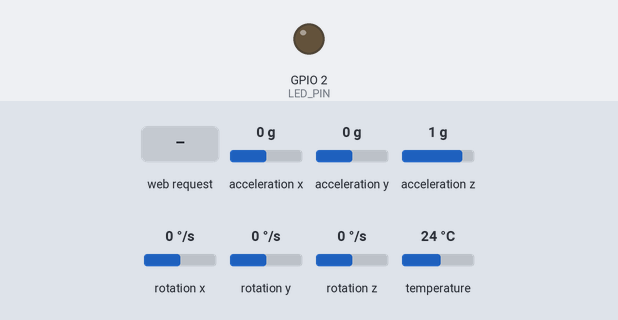
This sketch was run on a simulated ESP32. On the bench: output pins drawn as LEDs (lit = HIGH). The test bench sets the inputs (shaded band); at power-on: acceleration x 0 g, acceleration y 0 g, acceleration z 1 g, rotation x 0 °/s, rotation y 0 °/s, rotation z 0 °/s, temperature 24 °C. WiFi joins after 1.5 s; servers stay silent unless stated; what the sketch prints to the serial monitor is not drawn.

Above: at 2.8 s.
2.9 s: HTTP request GET /arm?state=1 received
At 3.9 s:
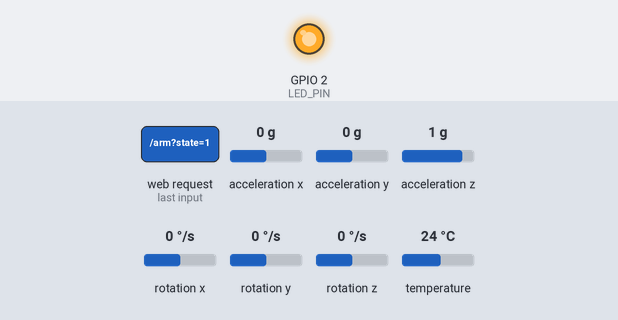
Timing chart, 0 to 5.9 s (numbered marks = the images above; inputs shaded):
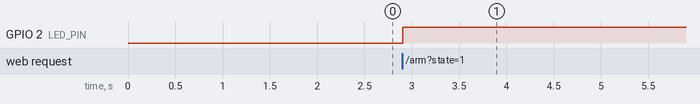

Measured:
- after the input at 2.9 s, GPIO 2 (LED_PIN): LOW → HIGH at once

The sketch:

Motion_Detection_Alpha_3.ino
```cpp
/*  Tap-Guard v7 – sleek beer-glass UI
 *  SSID/PASS → DevilDogVIP / yvetteway
 *  Slider 1-10 (10 = most sensitive).  LED + web alert when armed & motion.
 */
#include <WiFi.h>
#include <WebServer.h>
#include <Adafruit_MPU6050.h>
#include <Adafruit_Sensor.h>
#include <Wire.h>
#include <time.h>

#define LED_PIN 2
const int THR_MIN = 1;   // most sensitive
const int THR_MAX = 180; // least sensitive
int  level = 10;         // 1-10 GUI value
bool armed = false;
bool alertOn = false;
uint32_t lastMove = 0;

Adafruit_MPU6050 mpu;
WebServer server(80);

int thrVal() {                      // map 1-10 → MPU threshold
  return THR_MAX - (level-1) * ((THR_MAX-THR_MIN)/9.0f);
}

/* ===== HTML UI ===== */
const char html[] PROGMEM = R"HTML(
<!doctype html><html><head><meta charset=utf-8>
<meta name=viewport content=width=device-width,initial-scale=1>
<title>Tap-Guard</title>
<style>
html,body{margin:0;height:100%;font:italic 28px Helvetica,Arial,sans-serif;background:#121212;color:#fafafa;display:flex;flex-direction:column;align-items:center;justify-content:flex-start}
h1{margin-top:24px;letter-spacing:1px;opacity:.15;font-size:48px;position:absolute;top:20px;z-index:-1;width:100%;text-align:center}
#glass{margin-top:80px}
svg{filter:drop-shadow(0 4px 6px rgba(0,0,0,.4))}
#alert{margin:18px 0;font-size:34px;font-weight:bold;transition:.2s}
.btn{padding:14px 28px;border:none;border-radius:12px;font:600 20px Helvetica,Arial;background:#00b894;color:#fff;cursor:pointer;box-shadow:0 4px 8px #0004}
.btn.red{background:#ff3b30}
.range{width:260px;margin:16px}
small{font-size:16px;opacity:.7}
#battery{width:120px;height:48px;border:4px solid #fafafa;border-radius:6px;position:relative;margin-top:12px}
#battery:after{content:'';position:absolute;right:-14px;top:12px;width:10px;height:24px;background:#fafafa;border-radius:2px}
#level{background:#00b894;height:100%;border-radius:3px}
</style></head><body>
<h1>Tap-Guard</h1>

<svg id="glass" width="160" height="220" viewBox="0 0 100 140">
  <path d="M20 5 L80 5 L70 135 L30 135 Z" fill="#302d2d" stroke="#c9c5c5" stroke-width="4"/>
  <clipPath id="beerClip"><path d="M20 5 L80 5 L70 135 L30 135 Z"/></clipPath>
  <rect id="beer" x="22" y="30" width="56" height="100" fill="#f9c440" clip-path="url(#beerClip)"/>
  <circle id="pill" cx="50" cy="-10" r="7" fill="#fff" stroke="#d90429" stroke-width="3"/>
  <animate xlink:href="#pill" attributeName="cy" from="-10" to="30" dur="0.8s" begin="alert.begin" fill="freeze"/>
</svg>

<div id="alert" class="">—</div>

<button id="arm" class="btn">ARM</button>
<input id="sens" class="range" type="range" min="1" max="10" value="10">
<small>Sensitivity</small>

<div id="battery"><div id="level" style="width:85%"></div></div>
<small>Battery</small>

<script>
let armed=false,alerting=false;
const alertTxt=document.getElementById('alert'),armBtn=document.getElementById('arm');
const beer=document.getElementById('beer'),pill=document.getElementById('pill');
const rng=document.getElementById('sens'),level=document.getElementById('level');

function post(p){fetch(p);}
armBtn.onclick=()=>{armed=!armed;alerting=false;setUI();post('/arm?state='+(armed?1:0));};
rng.oninput=()=>{post('/sens?val='+rng.value);};
function setUI(){
 armBtn.textContent=armed?'DISARM':'ARM';
 armBtn.classList.toggle('red',armed);
 alertTxt.textContent=alerting?'YOUR DRINK IS SPIKED!':armed?'ARMED':'DISARMED';
 beer.setAttribute("fill",alerting?'#ff3b30':'#f9c440');
}
async function loop(){
 const s=await (await fetch('/state')).json(); // {a:0/1,m:0/1,b:0-100}
 armed=s.a; alerting=s.m; level.style.width=s.b+'%';
 setUI();
 setTimeout(loop,100);
}
loop();
</script></body></html>
)HTML";
/* ==================== */

/* ===== HTTP ===== */
void hRoot()  { server.send_P(200,"text/html",html); }
void hArm()   { armed = server.arg("state")=="1"; alertOn=false; server.send(200,""); }
void hSens()  { level = constrain(server.arg("val").toInt(),1,10); mpu.setMotionDetectionThreshold(thrVal()); server.send(200,""); }
void hState(){                    // JSON → a=armed, m=motion(alert), b=battery%
  String j="{\"a\":"+(String)armed+",\"m\":"+(String)alertOn+",\"b\":85}";
  server.send(200,"application/json",j);
}
/* ================= */

void setup(){
  pinMode(LED_PIN,OUTPUT); Serial.begin(115200);

  WiFi.begin("DevilDogVIP","yvetteway");
  while(WiFi.status()!=WL_CONNECTED) delay(200);
  Serial.print("URL → http://"); Serial.println(WiFi.localIP());

  if(!mpu.begin()){Serial.println("MPU HALT");while(1);}
  mpu.setHighPassFilter(MPU6050_HIGHPASS_0_63_HZ);
  mpu.setMotionDetectionDuration(30);
  mpu.setMotionDetectionThreshold(thrVal());
  mpu.setMotionInterrupt(true);

  server.on("/",hRoot);
  server.on("/arm",hArm);
  server.on("/sens",hSens);
  server.on("/state",hState);
  server.begin();
}

void loop(){
  server.handleClient();
  if(armed && mpu.getMotionInterruptStatus()){
    sensors_event_t a,g,t; mpu.getEvent(&a,&g,&t);
    Serial.printf("MOTION Ax%.2f Az%.2f thr%d\n",a.acceleration.x,a.acceleration.z,thrVal());
    digitalWrite(LED_PIN,HIGH); alertOn=true; lastMove=millis();
  }
  if(alertOn && millis()-lastMove>1500){ alertOn=false; digitalWrite(LED_PIN,LOW);}
}
```
